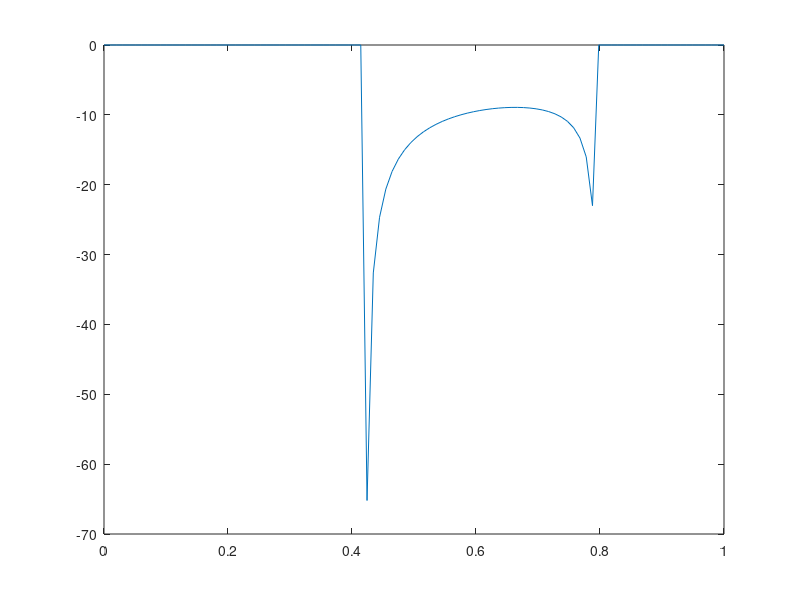

Reproduce this figure in MATLAB.
M1=1;
M2=2;
C=1;
a=0.5;
omegao=linspace(0,1);
d=-(4*(M1.^2 + M2.^2 + (M1.*M2.*(2*C.^2 - 2*C.*M1.*omegao.^2 - 2.*C.*M2.*omegao.^2 + M1.*M2.*omegao.^4))./C.^2).^(1./2).*((C.*(M1 + M2 + (M1.^2 + M2.^2 + (M1.*M2.*(2*C.^2 - 2.*C.*M1.*omegao.^2 - 2.*C.*M2.*omegao.^2 + M1.*M2.*omegao.^4))/C.^2).^(1./2)))./(M1.*M2)).^(1./2))./(C.*a.*pi.*(1 - (2.*C.^2 - 2.*C.*M1.*omegao.^2 - 2.*C.*M2.*omegao.^2 + M1.*M2.*omegao.^4).^2./C.^4).^(1/2));
plot(omegao,d)